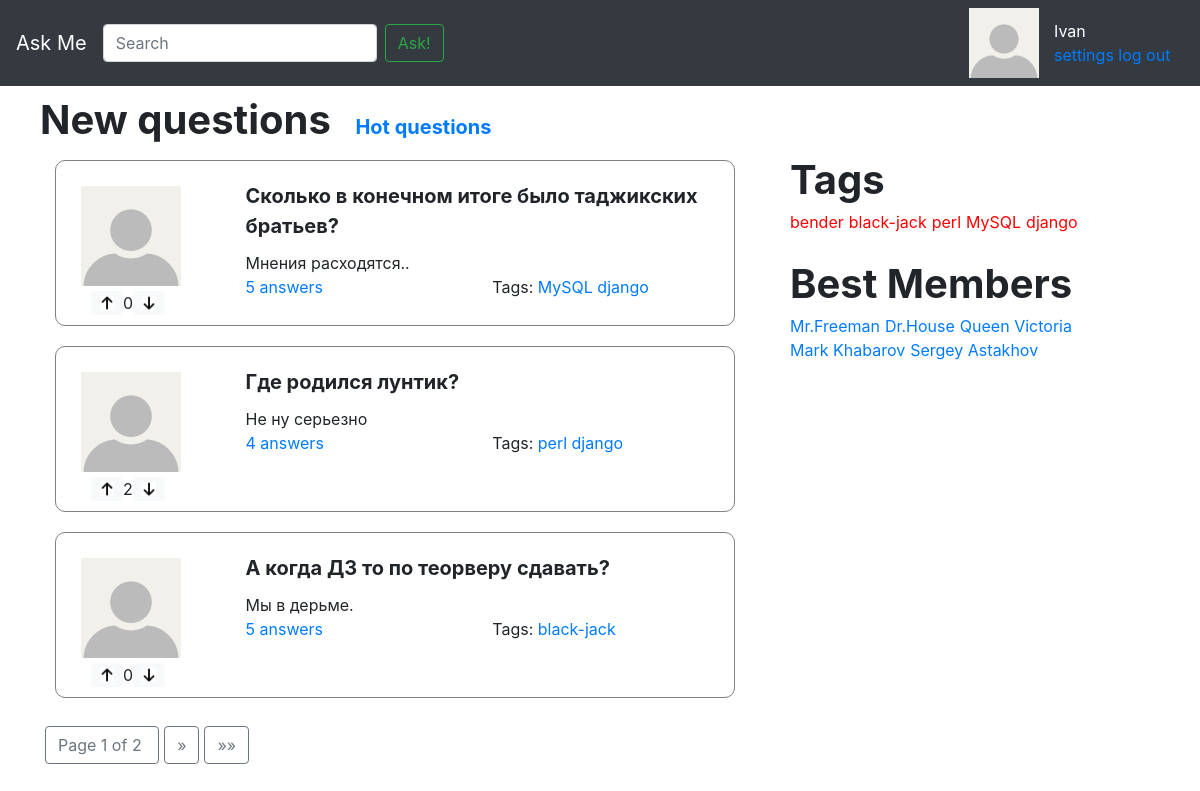
The page / on the database its author committed.
### app/models.py (models this page shows, shortened)
class Question(models.Model):
	title = models.CharField(max_length = 256, verbose_name = 'Заголовок')
	text = models.TextField(verbose_name = 'Текст')
	date_create = models.DateField(auto_now_add=True, verbose_name = 'Дата создания')
	rating = models.IntegerField(verbose_name = 'Рейтинг')
	author = models.ForeignKey('User', on_delete = models.CASCADE, verbose_name = 'Автор')
	tags = models.ManyToManyField('Tag', verbose_name = 'Тэги')
	marks = GenericRelation(Mark)
	objects = QuestionManager()
	def count_answers(self):
		return Answer.objects.question_answers(self.pk).count()
	class Meta:
		verbose_name = 'Вопрос'
		verbose_name_plural = 'Вопросы'

class Tag(models.Model):
	name = models.CharField(max_length = 256, verbose_name = 'Название тэга')
	objects = TagManager()
	def __str__(self):
		return self.name
	class Meta:
		verbose_name = 'Тэг'
		verbose_name_plural = 'Тэги'

class User(models.Model):
	author = models.OneToOneField('Profile', on_delete=models.CASCADE)
	objects = UserManager()
	def __str__(self):
		return self.author.user_name
	class Meta:
		verbose_name = 'Пользователь'
		verbose_name_plural = 'Пользователи'

class Profile(models.Model):
	user_name = models.CharField(max_length = 256, verbose_name = 'Имя в системе')
	email = models.EmailField(verbose_name = 'E-mail')
	class Meta:
		verbose_name = 'Профиль'
		verbose_name_plural = 'Профили'

### app/views.py (the view)
# urls.py: path('', views.new_questions, name='index'),
def new_questions(request):
	new_questions = Question.objects.new_questions()
	question_pages = paginate(request, new_questions)
	return render(request, 'index.html', {
        'page_obj': question_pages,
    })

### app/models.py (called while the page is built)
	def get_all_users(self):
		return self.all()

	def count_rating(self):
		return self.filter(mark_type = Mark.MarkType.LIKE).count() - self.filter(mark_type = Mark.MarkType.DISLIKE).count()

	def new_questions(self):
		return self.all().prefetch_related('marks').order_by('-date_create', '-rating')

	def question_answers(self, question_id):
		return self.filter(question__id = question_id).order_by('-rating', '-date_create')

	def get_all_tags(self):
		return self.all()

### app/views.py (called while the page is built)
def paginate(request, object_list, per_page=3):
    paginator = Paginator(object_list, per_page)
    page_number = request.GET.get('page')
    page_obj = paginator.get_page(page_number)
    return page_obj

### askme/context_processors.py (called while the page is built)
def tags(arg):
	tags = Tag.objects.get_all_tags()
	return { 'tags': tags }

def best_members(arg):
	best_members = User.objects.get_all_users()
	return { 'members': best_members }

### templates/index.html
{% extends 'inc/base.html' %}
{% load static %}
{% block header %}
    <span href="" id="new_questions_text">New questions</a>
    <a href="{% url 'hot_questions' %}" id="hot_questions_text">Hot questions</a>
{% endblock header %}
{% block content %}
    {% for question in page_obj %}
        {% include 'inc/one_question.html' %}
    {% endfor %}
{% endblock content %}
{% block right %}
    {% include 'inc/tags_section.html' %}
{% endblock right %}

### templates/inc/one_question.html
{% load static %}
<div class="row question-box">
	<div class="col-3 question_box_left">
		<div class="row">
			<img src="{% static "img/111.jpg" %}" alt="My image" class="question-img">
		</div>
		<div class="row like_widget">
			<img class="btn btn-primary btn-sm btn-light" src="{% static 'img/like.jpg' %}" height="24">
            <div class="bd-highlight like-status"> {{ question.marks.count_rating }} </div>
            <img class="btn btn-primary btn-sm btn-light" src="{% static 'img/dislike.jpg' %}" height="24">
		</div>
	</div>
	<div class="col-9">
		<div class="question_box_right">
			<div class="question-title">{{ question.title }}</div>
			<div class="question-text">{{ question.text }}</div>
			<div class="row">
				<div class="col">
					<a class="ans_tag" href="{% url 'question_answers' question.id  %}">{{ question.count_answers }} answers</a>
				</div>
				<div class="col">
					<span class="ans_tag">Tags:</span>
					{% for tag in question.tags.get_all_tags %}
            			<a class="ans_tag" href="{% url 'tag' tag  %}">{{ tag }}</a>
        			{% endfor %}
				</div>
			</div>
		</div>
	</div>
</div>

### templates/inc/tags_section.html
<div>
    <div class="row">
        <span class="row tags_header">Tags</span>
    </div>
    <div class="row link_tags">
        {% for tag in tags %}
            <a class="sample_tag lang_tag" href="{% url 'tag' tag  %}">{{ tag }}</a>
        {% endfor %}
    </div>
</div>
<div>
    <div class="row">
        <span class="row tags_header">Best Members</span>
    </div>
    <div class="row link_tags">
        {% for member in members %}
            <a class="sample_tag" href="">{{ member }}</a>
        {% endfor %}
    </div>
</div>

### static/css/sticky-footer.css (style rules this page uses)
html { position: relative; min-height: 100%; }
body { margin-bottom: 60px; }

### static/css/container.css (style rules this page uses)
.question-box { border: 1px solid gray; padding: 10px; margin: 10px; border-radius: 10px; margin-bottom: 20px; }
.like_widget { margin-left: 10px; margin-top: 5px; }
.question-text { margin-top: 10px; }
.question-img { margin-left: 15px; margin-top: 15px; max-width: 150px; padding: 0px; }
.question-title { font-size: 20px; font-weight: bold; }
#new_questions_text { font-size: 40px; font-weight: bold; margin-right: 15px; }
#hot_questions_text { font-size: 20px; font-weight: bold; margin-left: 15px; margin-top: 15px; }
.tags_header { font-size: 40px; font-weight: bold; margin-left: 0px; }
.link_tags { margin-right: 25px; margin-bottom: 20px; }
.sample_tag { margin-right: 5px; }
.lang_tag { color: red; }
.question_box_right { margin-top: 10px; }
#new_questions_text { margin-left: 10px; }

### rows shown on the page
Question: marks.count_rating "0", title "Сколько в конечном итоге было таджикских братьев?", text "Мнения расходятся..", count_answers "5"
Tag: name "MySQL"
Tag: name "django"
Question: marks.count_rating "2", title "Где родился лунтик?", text "Не ну серьезно", count_answers "4"
Tag: name "perl"
Question: marks.count_rating "0", title "А когда ДЗ то по теорверу сдавать?", text "Мы в дерьме.", count_answers "5"
Tag: name "black-jack"
Tag: name "bender"
User: author.user_name "Mr.Freeman"
User: author.user_name "Dr.House"
User: author.user_name "Queen Victoria"
User: author.user_name "Mark Khabarov"
User: author.user_name "Sergey Astakhov"

### other values the page prints
{{ page_obj.number }} "1"
{{ page_obj.paginator.num_pages }} "2"
